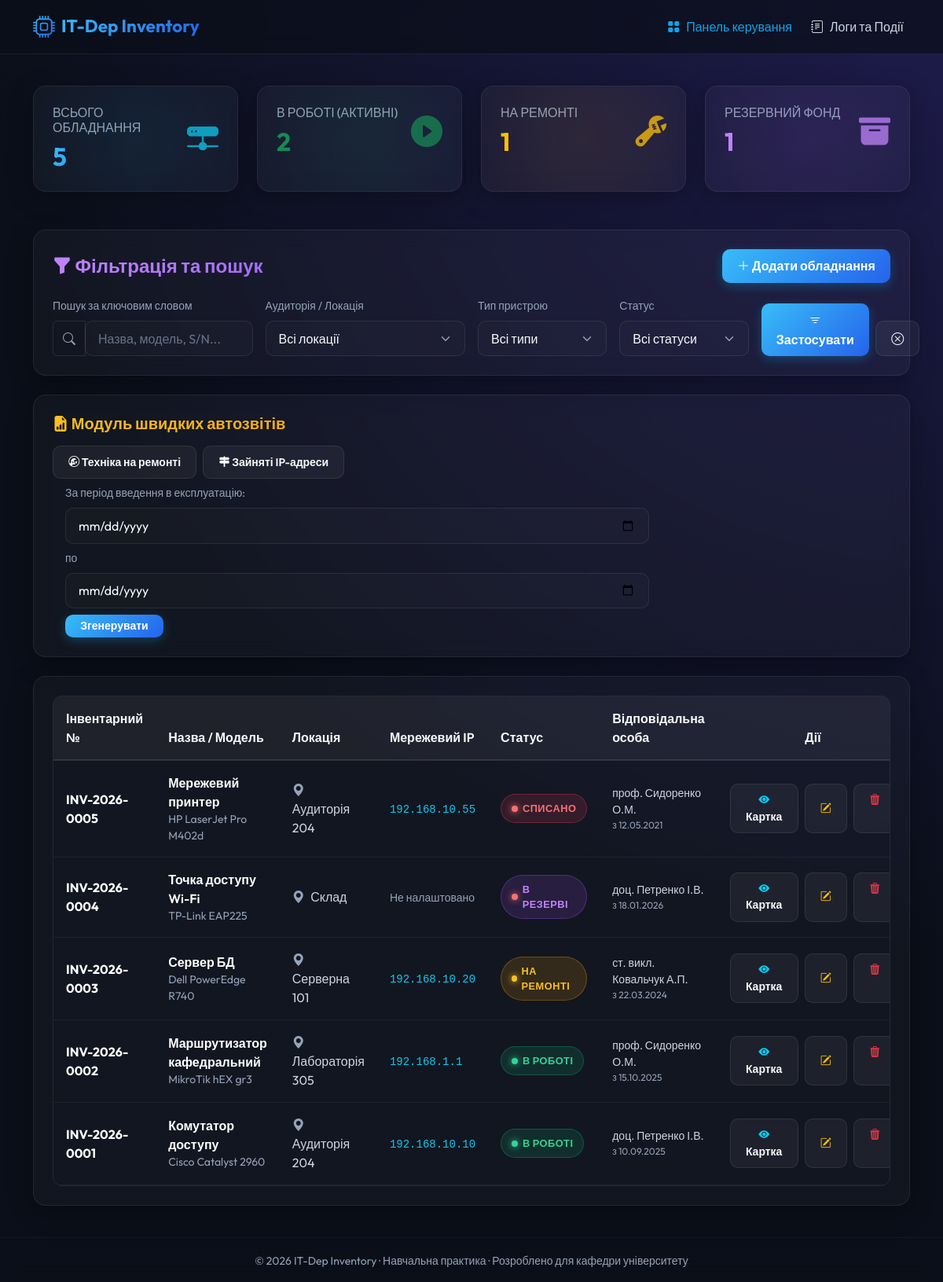
Before: / with the older database file.
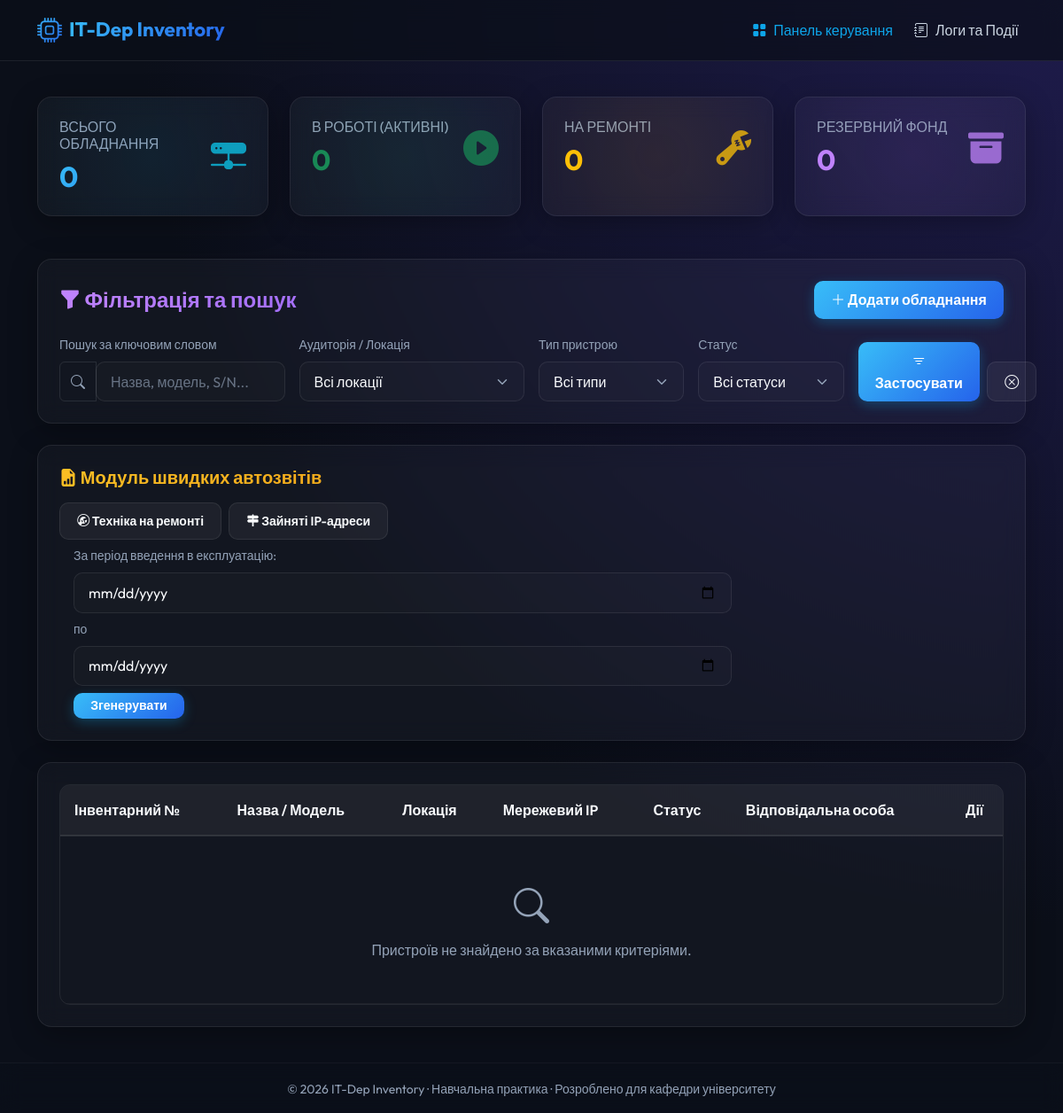
After: the same page with the newer database file.
### tables this page shows
CREATE TABLE IF NOT EXISTS `network_settings` (
    `device_id` INT PRIMARY KEY,
    `ip_address` VARCHAR(45) DEFAULT NULL,
    `subnet_mask` VARCHAR(45) DEFAULT NULL,
    `gateway` VARCHAR(45) DEFAULT NULL,
    `dns_server` VARCHAR(45) DEFAULT NULL,
    FOREIGN KEY (`device_id`) REFERENCES `devices`(`id`) ON DELETE CASCADE
);

CREATE TABLE IF NOT EXISTS `devices` (
    `id` INT AUTO_INCREMENT PRIMARY KEY,
    `inventory_number` VARCHAR(50) NOT NULL UNIQUE,
    `name` VARCHAR(100) NOT NULL,
    `model` VARCHAR(100) NOT NULL,
    `serial_number` VARCHAR(100) NOT NULL UNIQUE,
    `status` ENUM('в роботі', 'на ремонті', 'в резерві', 'списано') NOT NULL DEFAULT 'в резерві',
    `location` VARCHAR(100) NOT NULL,
    `accepted_date` DATE NOT NULL,
    `responsible_person` VARCHAR(100) NOT NULL,
    INDEX `idx_status` (`status`),
    INDEX `idx_location` (`location`)
);

### index.php (the view, shortened to what this page needs)
<?php
require_once 'config/db.php';
$stmt_total = $pdo->query("SELECT COUNT(*) FROM devices");
$total_devices = $stmt_total->fetchColumn();
$stmt_active = $pdo->query("SELECT COUNT(*) FROM devices WHERE status = 'в роботі'");
$active_devices = $stmt_active->fetchColumn();
$stmt_repair = $pdo->query("SELECT COUNT(*) FROM devices WHERE status = 'на ремонті'");
$repair_devices = $stmt_repair->fetchColumn();
$stmt_reserve = $pdo->query("SELECT COUNT(*) FROM devices WHERE status = 'в резерві'");
$reserve_devices = $stmt_reserve->fetchColumn();
$search = isset($_GET['q']) ? trim($_GET['q']) : '';
$report = isset($_GET['report']) ? trim($_GET['report']) : '';
$date_start = isset($_GET['date_start']) ? trim($_GET['date_start']) : '';
$date_end = isset($_GET['date_end']) ? trim($_GET['date_end']) : '';
$sql = "SELECT d.*, n.ip_address, n.subnet_mask, n.gateway, n.dns_server
        FROM devices d
        LEFT JOIN network_settings n ON d.id = n.device_id
        WHERE 1=1";
$params = [];
$sql .= " ORDER BY d.id DESC";
$stmt = $pdo->prepare($sql);
$stmt->execute($params);
$devices = $stmt->fetchAll();
require_once 'includes/header.php';
?>
<div class="row g-4 mb-5">
    <div class="col-md-3">
        <div class="glass-card widget-card h-100" style="--widget-rgb: 14, 165, 233;">
            <div class="d-flex justify-content-between align-items-center">
                <div>
                    <h6 class="text-muted text-uppercase mb-2">Всього обладнання</h6>
                    <h2 class="fw-bold mb-0 text-gradient"><?php echo $total_devices; ?></h2>
                </div>
                <div class="fs-1 text-info opacity-75">
                    <i class="bi bi-hdd-network-fill"></i>
                </div>
            </div>
        </div>
    </div>
    <div class="col-md-3">
        <div class="glass-card widget-card h-100" style="--widget-rgb: 16, 185, 129;">
            <div class="d-flex justify-content-between align-items-center">
                <div>
                    <h6 class="text-muted text-uppercase mb-2">В роботі (Активні)</h6>
                    <h2 class="fw-bold mb-0 text-success"><?php echo $active_devices; ?></h2>
                </div>
                <div class="fs-1 text-success opacity-75">
                    <i class="bi bi-play-circle-fill"></i>
                </div>
            </div>
        </div>
    </div>
    <div class="col-md-3">
        <div class="glass-card widget-card h-100" style="--widget-rgb: 245, 158, 11;">
            <div class="d-flex justify-content-between align-items-center">
                <div>
                    <h6 class="text-muted text-uppercase mb-2">На ремонті</h6>
                    <h2 class="fw-bold mb-0 text-warning"><?php echo $repair_devices; ?></h2>
                </div>
                <div class="fs-1 text-warning opacity-75">
                    <i class="bi bi-wrench-adjustable"></i>
                </div>
            </div>
        </div>
    </div>
    <div class="col-md-3">
        <div class="glass-card widget-card h-100" style="--widget-rgb: 168, 85, 247;">
            <div class="d-flex justify-content-between align-items-center">
                <div>
                    <h6 class="text-muted text-uppercase mb-2">Резервний фонд</h6>
                    <h2 class="fw-bold mb-0 text-purple" style="color: var(--accent-purple);"><?php echo $reserve_devices; ?></h2>
                </div>
                <div class="fs-1 text-purple opacity-75" style="color: var(--accent-purple);">
                    <i class="bi bi-archive-fill"></i>
                </div>
            </div>
        </div>
    </div>
</div>
<div class="glass-card mb-4">
    <div class="row align-items-center mb-3">
        <div class="col-md-6">
            <h4 class="mb-0 text-gradient-purple"><i class="bi bi-funnel-fill"></i> Фільтрація та пошук</h4>
        </div>
        <div class="col-md-6 text-md-end mt-2 mt-md-0">
            <button class="btn btn-custom-primary" data-bs-toggle="modal" data-bs-target="#addDeviceModal">
                <i class="bi bi-plus-lg"></i> Додати обладнання
            </button>
        </div>
    </div>
    <form method="GET" action="index.php" class="row g-3">
        <div class="col-md-3">
            <label class="form-label text-muted small">Пошук за ключовим словом</label>
            <div class="input-group">
                <span class="input-group-text bg-transparent border-secondary border-opacity-25 text-muted"><i class="bi bi-search"></i></span>
                <input type="text" name="q" class="form-control form-control-custom" placeholder="Назва, модель, S/N..." value="<?php echo htmlspecialchars($search); ?>">
            </div>
        </div>
        <div class="col-md-3">
            <label class="form-label text-muted small">Аудиторія / Локація</label>
            <select name="location" class="form-select form-select-custom">
                <option value="">Всі локації</option>
             </select>
        </div>
        <div class="col-md-2">
            <label class="form-label text-muted small">Тип пристрою</label>
            <select name="type" class="form-select form-select-custom">
                <option value="">Всі типи</option>
            </select>
        </div>
        <div class="col-md-2">
            <label class="form-label text-muted small">Статус</label>
            <select name="status" class="form-select form-select-custom">
                <option value="">Всі статуси</option>
            </select>
        </div>
        <div class="col-md-2 d-flex align-items-end gap-2">
            <button type="submit" class="btn btn-custom-primary w-100">
                <i class="bi bi-filter"></i> Застосувати
            </button>
            <a href="index.php" class="btn btn-custom-secondary" title="Скинути фільтри">
                <i class="bi bi-x-circle"></i>
            </a>
        </div>
    </form>
</div>
<div class="glass-card mb-4">
    <h5 class="text-gradient-amber mb-3"><i class="bi bi-file-earmark-bar-graph-fill"></i> Модуль швидких автозвітів</h5>
    <div class="d-flex flex-wrap gap-2 align-items-center">
        <a href="index.php?report=repair" class="btn btn-sm btn-custom-secondary <?php echo ($report === 'repair') ? 'border-warning text-warning' : ''; ?>">
            <i class="bi bi-wrench-adjustable-circle"></i> Техніка на ремонті
        </a>
        <a href="index.php?report=ips" class="btn btn-sm btn-custom-secondary <?php echo ($report === 'ips') ? 'border-info text-info' : ''; ?>">
            <i class="bi bi-signpost-2-fill"></i> Зайняті IP-адреси
        </a>
        <form method="GET" action="index.php" class="d-inline-flex gap-2 align-items-center ms-lg-3 flex-wrap">
            <span class="text-muted small">За період введення в експлуатацію:</span>
            <input type="date" name="date_start" class="form-control form-control-custom py-1 px-2 text-sm" value="<?php echo htmlspecialchars($date_start); ?>" required>
            <span class="text-muted small">по</span>
            <input type="date" name="date_end" class="form-control form-control-custom py-1 px-2 text-sm" value="<?php echo htmlspecialchars($date_end); ?>" required>
            <button type="submit" class="btn btn-sm btn-custom-primary py-1">Згенерувати</button>
        </form>
    </div>
</div>
<div class="glass-card">
    <div class="table-responsive table-responsive-custom">
        <table class="table table-custom table-hover">
            <thead>
                <tr>
                    <th>Інвентарний №</th>
                    <th>Назва / Модель</th>
                    <th>Локація</th>
                    <th>Мережевий IP</th>
                    <th>Статус</th>
                    <th>Відповідальна особа</th>
                    <th class="text-center">Дії</th>
                </tr>
            </thead>
            <tbody>
                <?php if (empty($devices)): ?>
                    <tr>
                        <td colspan="7" class="text-center py-5 text-muted">
                            <i class="bi bi-search fs-1 mb-2 d-block"></i>
                            Пристроїв не знайдено за вказаними критеріями.
                        </td>
                    </tr>
                <?php else: ?>
                    <?php foreach ($devices as $dev): ?>
                        <tr>
                            <td class="fw-bold text-white"><?php echo htmlspecialchars($dev['inventory_number']); ?></td>
                            <td>
                                <div class="fw-semibold text-white"><?php echo htmlspecialchars($dev['name']); ?></div>
                                <div class="small text-muted"><?php echo htmlspecialchars($dev['model']); ?></div>
                            </td>
                            <td>
                                <i class="bi bi-geo-alt-fill text-muted me-1"></i>
                                <?php echo htmlspecialchars($dev['location']); ?>
                            </td>
                            <td>
                                <?php if ($dev['ip_address']): ?>
                                    <code class="text-info"><?php echo htmlspecialchars($dev['ip_address']); ?></code>
                                <?php else: ?>
                                    <span class="text-muted small">Не налаштовано</span>
                                <?php endif; ?>
                            </td>
                            <td>
                                <?php
                                    $statusClass = 'badge-reserve';
                                    if ($dev['status'] === 'в роботі') $statusClass = 'badge-in-work';
                                    elseif ($dev['status'] === 'на ремонті') $statusClass = 'badge-repair';
                                    elseif ($dev['status'] === 'списано') $statusClass = 'badge-decommissioned';
                                ?>
                                <span class="badge-custom <?php echo $statusClass; ?>">
                                    <span class="pulsing-dot <?php
                                        if ($dev['status'] === 'в роботі') echo 'pulsing-dot-success';
                                        elseif ($dev['status'] === 'на ремонті') echo 'pulsing-dot-warning';
                                        else echo 'pulsing-dot-danger';
                                    ?>"></span>
                                    <?php echo htmlspecialchars($dev['status']); ?>
                                </span>
                            </td>
                            <td>
                                <div class="small"><?php echo htmlspecialchars($dev['responsible_person']); ?></div>
                                <div class="text-muted" style="font-size: 0.75rem;">з <?php echo date('d.m.Y', strtotime($dev['accepted_date'])); ?></div>
                            </td>
                            <td class="text-center">
                                <div class="d-flex gap-2 justify-content-center">
                                    <a href="device_view.php?id=<?php echo $dev['id']; ?>" class="btn btn-sm btn-custom-secondary" title="Перегляд картки">
                                        <i class="bi bi-eye-fill text-info"></i> Картка
                                    </a>
                                    <button class="btn btn-sm btn-custom-secondary edit-device-btn"
                                            data-id="<?php echo $dev['id']; ?>"
                                            data-inv="<?php echo htmlspecialchars($dev['inventory_number']); ?>"
                                            data-name="<?php echo htmlspecialchars($dev['name']); ?>"
                                            data-model="<?php echo htmlspecialchars($dev['model']); ?>"
                                            data-sn="<?php echo htmlspecialchars($dev['serial_number']); ?>"
                                            data-status="<?php echo htmlspecialchars($dev['status']); ?>"
                                            data-loc="<?php echo htmlspecialchars($dev['location']); ?>"
                                            data-date="<?php echo htmlspecialchars($dev['accepted_date']); ?>"
                                            data-resp="<?php echo htmlspecialchars($dev['responsible_person']); ?>"
                                            data-bs-toggle="modal"
                                            data-bs-target="#editDeviceModal"
                                            title="Редагувати">
                                        <i class="bi bi-pencil-square text-warning"></i>
                                    </button>
                                    <a href="actions/delete_device.php?id=<?php echo $dev['id']; ?>"
                                       class="btn btn-sm btn-custom-secondary"
                                       onclick="return confirm('Ви впевнені, що хочете видалити цей пристрій та всі його налаштування й логи?');"
                                       title="Видалити">
                                        <i class="bi bi-trash3-fill text-danger"></i>
                                    </a>
                                </div>
                            </td>
                        </tr>
                    <?php endforeach; ?>
                <?php endif; ?>
            </tbody>
        </table>
    </div>
</div>
<?php
require_once 'includes/footer.php';
?>

### includes/header.php (shortened to what this page needs)
<?php
$current_page = basename($_SERVER['PHP_SELF']);
?>
<!DOCTYPE html>
<html lang="uk">
<head>
    <link href="https://cdn.jsdelivr.net/npm/bootstrap@5.3.0/dist/css/bootstrap.min.css" rel="stylesheet">
    <link href="https://cdn.jsdelivr.net/npm/bootstrap-icons@1.10.5/font/bootstrap-icons.css" rel="stylesheet">
    <link rel="stylesheet" href="assets/css/style.css">
</head>
<body>
    <nav class="navbar navbar-expand-lg navbar-dark navbar-custom sticky-top">
        <div class="container">
            <a class="navbar-brand d-flex align-items-center gap-2" href="index.php">
                <i class="bi bi-cpu text-gradient fs-3"></i>
                <span class="text-gradient">IT-Dep Inventory</span>
            </a>
            <div class="collapse navbar-collapse" id="navbarNav">
                <ul class="navbar-nav ms-auto gap-2">
                    <li class="nav-item">
                        <a class="nav-link d-flex align-items-center gap-2 <?php echo ($current_page == 'index.php') ? 'active' : ''; ?>" href="index.php">
                            <i class="bi bi-grid-fill"></i> Панель керування
                        </a>
                    </li>
                    <li class="nav-item">
                        <a class="nav-link d-flex align-items-center gap-2 <?php echo ($current_page == 'history_logs.php') ? 'active' : ''; ?>" href="history_logs.php">
                            <i class="bi bi-journal-text"></i> Логи та Події
                        </a>
                    </li>
                </ul>
            </div>
        </div>
    </nav>
    <div class="container py-4 my-3">

### includes/footer.php (shortened to what this page needs)
    </div>
    <footer class="footer mt-auto py-3 border-top border-secondary border-opacity-10 text-center" style="background: rgba(11, 15, 25, 0.4); backdrop-filter: var(--glass-blur);">
        <div class="container text-muted">
            <small>&copy; <?php echo date('Y'); ?> IT-Dep Inventory &middot; Навчальна практика &middot; Розроблено для кафедри університету</small>
        </div>
    </footer>
</body>
</html>

Changed rows visible on the page:
removed network_settings: device_id.inventory_number "INV-2026-0005", device_id.name "Мережевий принтер", device_id.model "HP LaserJet Pro M402d", device_id.location "Аудиторія 204", ip_address "192.168.10.55", device_id.status "СПИСАНО", device_id.responsible_person "проф. Сидоренко О.М.", device_id.accepted_date "12.05.2021"
removed network_settings: device_id.inventory_number "INV-2026-0004", device_id.name "Точка доступу Wi-Fi", device_id.model "TP-Link EAP225", device_id.location "Склад", shows "Не налаштовано", device_id.status "В РЕЗЕРВІ", device_id.responsible_person "доц. Петренко І.В.", device_id.accepted_date "18.01.2026"
removed network_settings: device_id.inventory_number "INV-2026-0003", device_id.name "Сервер БД", device_id.model "Dell PowerEdge R740", device_id.location "Серверна 101", ip_address "192.168.10.20", device_id.status "НА РЕМОНТІ", device_id.responsible_person "ст. викл. Ковальчук А.П.", device_id.accepted_date "22.03.2024"
removed network_settings: device_id.inventory_number "INV-2026-0002", device_id.name "Маршрутизатор кафедральний", device_id.model "MikroTik hEX gr3", device_id.location "Лабораторія 305", ip_address "192.168.1.1", device_id.status "В РОБОТІ", device_id.responsible_person "проф. Сидоренко О.М.", device_id.accepted_date "15.10.2025"
removed network_settings: device_id.inventory_number "INV-2026-0001", device_id.name "Комутатор доступу", device_id.model "Cisco Catalyst 2960", device_id.location "Аудиторія 204", ip_address "192.168.10.10", device_id.status "В РОБОТІ", device_id.responsible_person "доц. Петренко І.В.", device_id.accepted_date "10.09.2025"
Other visible differences:
$total_devices: "5" → "0"
$active_devices: "2" → "0"
$repair_devices: "1" → "0"
$reserve_devices: "1" → "0"
text now shown: "Пристроїв не знайдено за вказаними критеріями."
